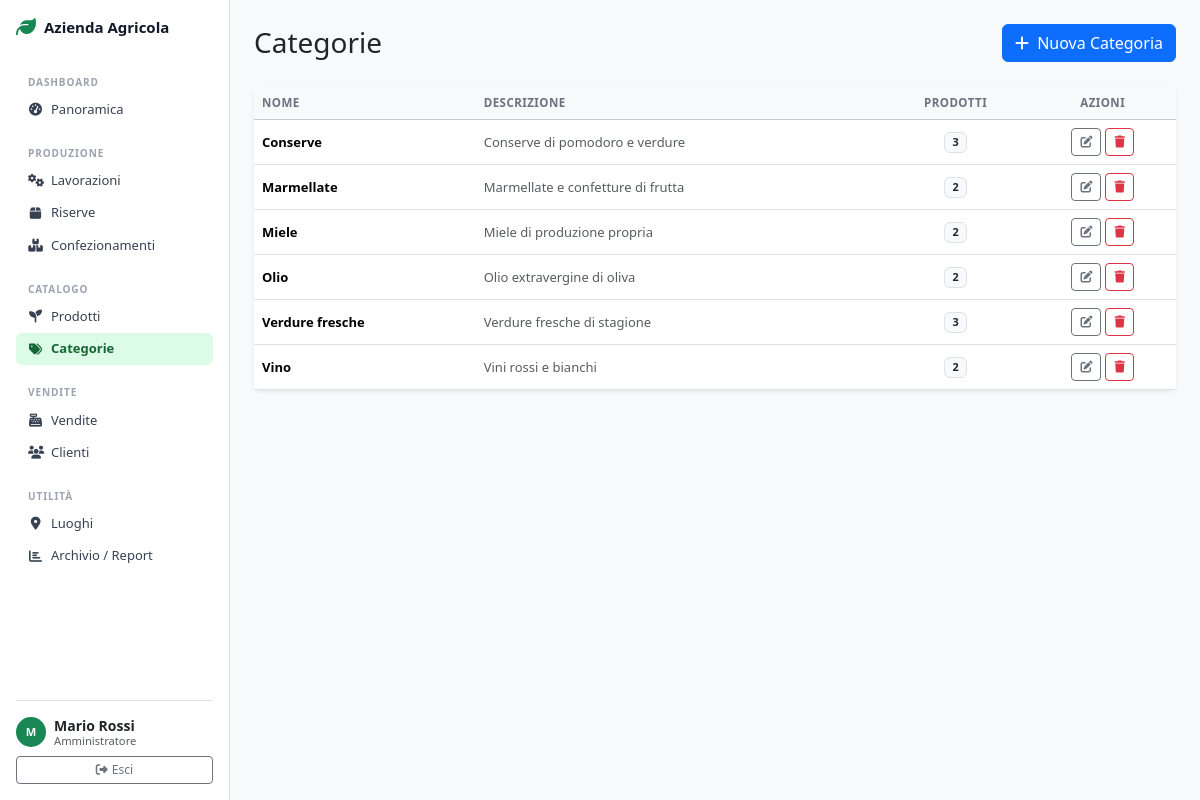
The app's page /admin/categorie.php (signed in) with its own data.
### tables this page shows
CREATE TABLE IF NOT EXISTS CATEGORIA (
    idCategoria INT AUTO_INCREMENT PRIMARY KEY,
    nome VARCHAR(100) NOT NULL UNIQUE,
    descrizione TEXT NULL,
    
    INDEX idx_nome (nome)
);

### includes/db.php (called while the page is built, shortened)
<?php
function executeQuery($conn, $sql, $params = []) {
    $stmt = mysqli_prepare($conn, $sql);
    mysqli_stmt_execute($stmt);
    return $stmt;
}
function fetchAll($conn, $sql, $params = []) {
    $stmt   = executeQuery($conn, $sql, $params);
    $result = mysqli_stmt_get_result($stmt);
    $rows   = mysqli_fetch_all($result, MYSQLI_ASSOC);
    return $rows;
}

### admin/categorie.php (the view, shortened to what this page needs)
<?php
require_once '../includes/db.php';
$categorie = fetchAll($pdo,
    "SELECT c.*, COUNT(p.idProdotto) as totaleProdotti
     FROM CATEGORIA c
     LEFT JOIN PRODOTTO p ON c.idCategoria = p.idCategoria
     GROUP BY c.idCategoria
     ORDER BY c.nome"
);
include '../includes/header_admin.php';
?>
<div class="d-flex justify-content-between align-items-center mb-4">
    <h1 class="h3 mb-0">Categorie</h1>
    <button class="btn btn-primary" data-bs-toggle="modal" data-bs-target="#modalCategoria">
        <i class="fas fa-plus me-1"></i> Nuova Categoria
    </button>
</div>
<div class="card border-0 shadow-sm">
    <div class="card-body p-0">
        <div class="table-responsive">
            <table class="table table-hover align-middle mb-0">
                <thead class="table-light">
                    <tr>
                        <th>Nome</th>
                        <th>Descrizione</th>
                        <th class="text-center">Prodotti</th>
                        <th class="text-center">Azioni</th>
                    </tr>
                </thead>
                <tbody>
                    <?php if (empty($categorie)): ?>
                        <tr>
                            <td colspan="4" class="text-center text-muted py-4">Nessuna categoria registrata</td>
                        </tr>
                    <?php else: ?>
                    <?php foreach ($categorie as $c): ?>
                        <tr>
                            <td><strong><?php echo htmlspecialchars($c['nome']); ?></strong></td>
                            <td class="text-muted"><?php echo htmlspecialchars($c['descrizione'] ?? '—'); ?></td>
                            <td class="text-center">
                                <span class="badge bg-light text-dark border"><?php echo $c['totaleProdotti']; ?></span>
                            </td>
                            <td class="text-center">
                                <div class="d-flex justify-content-center gap-1">
                                    <button class="btn btn-sm btn-outline-secondary"
                                            onclick='editCategoria(<?php echo json_encode($c); ?>)'
                                            title="Modifica">
                                        <i class="fas fa-edit"></i>
                                    </button>
                                    <form method="POST" action="/api/categorie.php" class="d-inline">
                                        <button type="submit" class="btn btn-sm btn-outline-danger"
                                                onclick="return confirm('Eliminare questa categoria?')"
                                                title="Elimina">
                                            <i class="fas fa-trash"></i>
                                        </button>
                                    </form>
                                </div>
                            </td>
                        </tr>
                    <?php endforeach; ?>
                    <?php endif; ?>
                </tbody>
            </table>
        </div>
    </div>
</div>
<?php include '../includes/footer.php'; ?>

### css/admin.css (style rules this page uses)
.card { border-radius: 8px; }
.table thead th { font-size: .72rem; font-weight: 600; text-transform: uppercase; letter-spacing: .04em; color: #6b7280; white-space: nowrap; border-bottom-width: 1px; }
.table td { font-size: .8125rem; vertical-align: middle; }
.badge { font-size: .68rem; font-weight: 600; }
.btn-sm { font-size: .75rem; }

### records on screen
categoria: nome "Conserve", descrizione "Conserve di pomodoro e verdure", totaleProdotti "3"
categoria: nome "Marmellate", descrizione "Marmellate e confetture di frutta", totaleProdotti "2"
categoria: nome "Miele", descrizione "Miele di produzione propria", totaleProdotti "2"
categoria: nome "Olio", descrizione "Olio extravergine di oliva", totaleProdotti "2"
categoria: nome "Verdure fresche", descrizione "Verdure fresche di stagione", totaleProdotti "3"
categoria: nome "Vino", descrizione "Vini rossi e bianchi", totaleProdotti "2"

### other values on screen
APP_NAME "Azienda Agricola"
substr(getUserName(), 0, 1) "M"
getUserName() "Mario Rossi"
